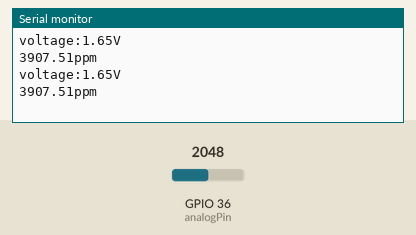
Recording of a sketch running on a simulated ESP32. Shown: the last lines printed to the serial monitor. Inputs (shaded band) come from the test bench; at power-on: GPIO 36 (analogPin) = 2048.

Above: at 2.8 s.
2.9 s: GPIO 36 (analogPin) set to 134
At 5.2 s:
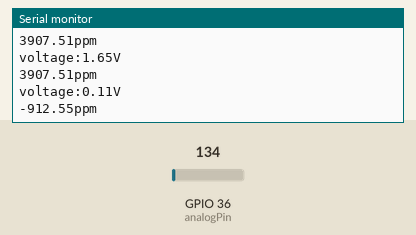
5.6 s: GPIO 36 (analogPin) set to 117
At 6.9 s:
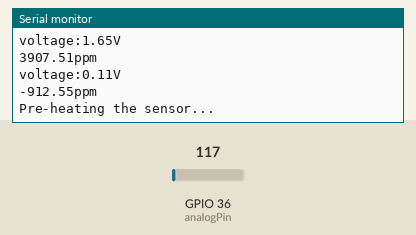

The sketch:

esp32.HT.analog.voltage.181118.ino
```cpp
int analogPin = 36;

void setup()
{
  Serial.begin(9600);
}

void loop()
{
  int adcVal = analogRead(analogPin);
  float voltage = adcVal*(3.3/4095.0);

  if(voltage == 0)
  {
    Serial.println("A problem has occurred with the sensor.");
  }
  else if(voltage < 0.1)
  {
    Serial.println("Pre-heating the sensor...");
  }
  else
  {

    float voltageDiference=voltage-0.4;
    float concentration=(voltageDiference*5000.0)/1.6;

    Serial.print("voltage:");
    Serial.print(voltage);
    Serial.println("V");

    Serial.print(concentration);
    Serial.println("ppm");
  }

  delay(2000);

}
```

Measured:
- the behaviour switches between 125 and 124 on GPIO 36 (analogPin) (found by bisection; images 1 and 2)
- after the input at 2.9 s, the serial monitor: prints a new line after 1.1 s (image 1)
- after the input at 5.6 s, the serial monitor: prints a new line after 0.40 s (image 2)
